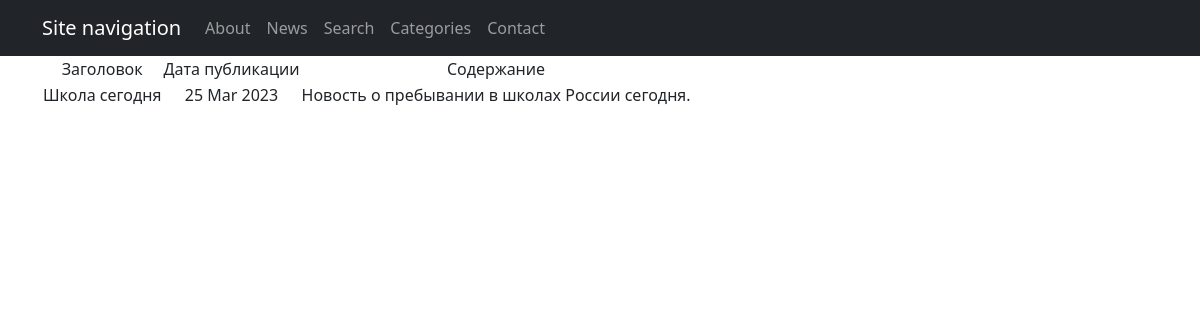
The page /news/2 on the database its author committed.
### news/models.py (models this page shows, shortened)
class Post(models.Model):
    author = models.ForeignKey(Author, on_delete=models.CASCADE)
    type = models.IntegerField(choices=post_type, default=0)
    date_time_create = models.DateTimeField(auto_now_add=True)
    category = models.ManyToManyField(Category, through='PostCategory')
    title = models.TextField(max_length=255)
    post_text = models.TextField(max_length=20000)
    post_rating = models.IntegerField(default=1)
    quantity = models.IntegerField(validators=[MinValueValidator(0, 'Quantity should be >= 0')])

### news/views.py (the view)
# urls.py: path('<int:pk>', cache_page(60*5)(NewDetail.as_view()),
class NewDetail(DetailView):
    model = Post
    template_name = 'new.html'
    context_object_name = 'new'
    form_class = NewForm
    def get_object(self, *args, **kwargs):
        obj = cache.get(f'news-{self.kwargs["pk"]}', None)
        if not obj:
            obj = super().get_object(queryset=self.queryset)
            cache.set(f'news-{self.kwargs["pk"]}', obj)
        return obj

### news/templatetags/custom_filters.py (called while the page is built)
@register.filter()
def censor(value):
    if not isinstance(value, str):
        raise ValueError('Фильтр только для строк')
    words = value.split()
    for i, word in enumerate(words):
        if word.lower() in BED_WORDS:
            words[i] = '*' * len(word)
    return ' '.join(words)

### templates/new.html (shortened to what this page needs)
{% extends 'flatpages/default.html' %}
{% load custom_filters %}
{% load cache %}
{% cache 20 header %}
{% block content %}
    <table>
        <tr>
            <td>Заголовок</td>
            <td>Дата публикации</td>
            <td>Содержание</td>
        </tr>
        <tr>
            <td>{{ new.title|censor }}</td>
            <td>{{ new.date_time_create|date:'d M Y' }}</td>
            <td>{{ new.post_text|censor }}</td>
        </tr>
    </table>
{% endblock content %}
{% endcache %}

### rows shown on the page
Post: title|censor "Школа сегодня", date_time_create "25 Mar 2023", post_text|censor "Новость о пребывании в школах России сегодня."
